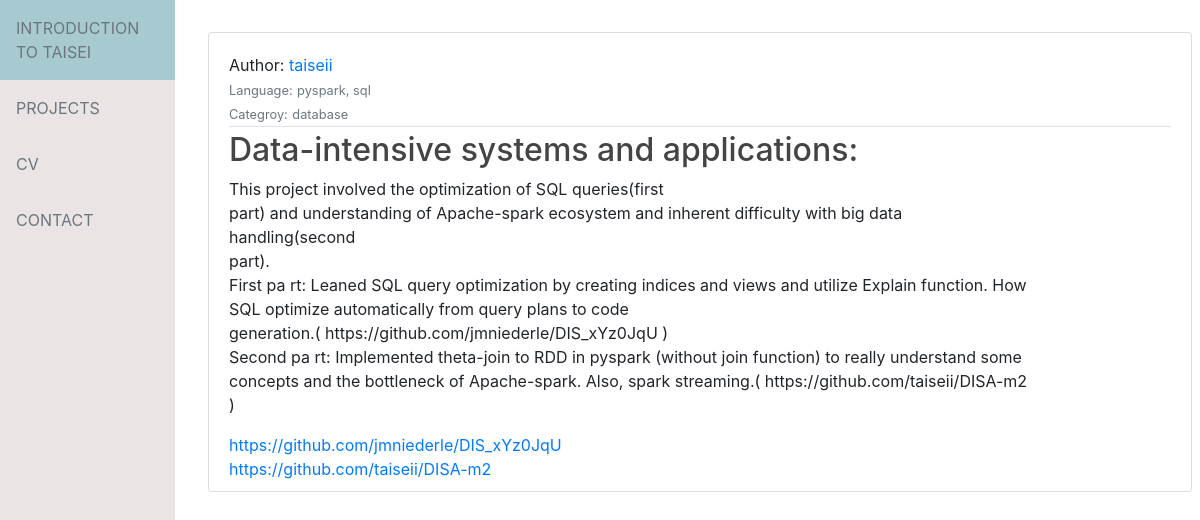
/projects2, run on an earlier commit of the app's database.
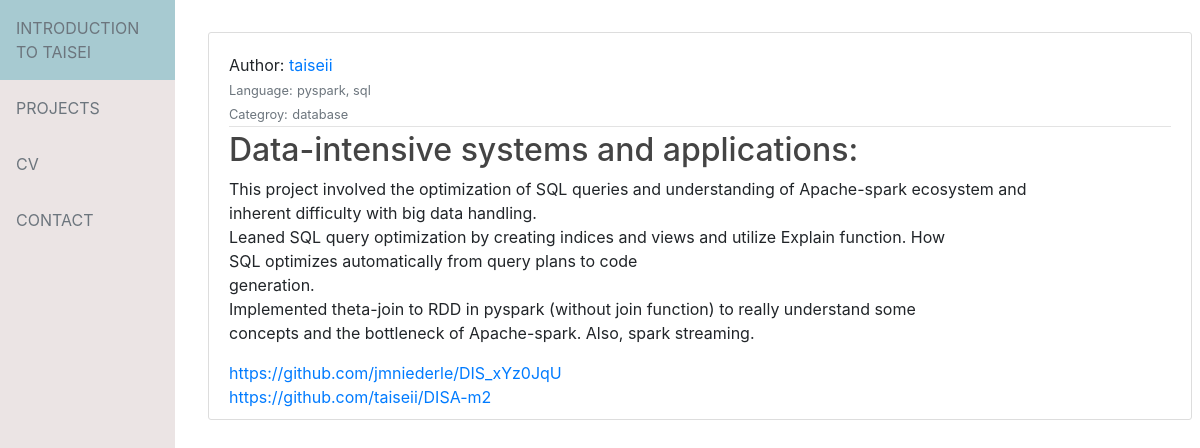
And on a later commit of the database.
### flaskApp/models.py (models this page shows, shortened)
class Post(db.Model):
    id = db.Column(db.Integer, primary_key=True)
    title = db.Column(db.String(100), nullable=False)
    description = db.Column(db.Text, nullable=False)
    language = db.Column(db.Text, nullable=False)
    category = db.Column(db.Text, nullable=False)
    link = db.Column(db.String, nullable=False)
    user_id = db.Column(db.Integer, db.ForeignKey('user.id'), nullable=False)

### flaskApp/routes.py (the view)
@app.route('/projects<int:project_id>')
def a_project(project_id):
    project = Post.query.get_or_404(project_id)
    return render_template('a_project.html', title=project.title, post=project)

### flaskApp/templates/a_project.html (shortened to what this page needs)
{% extends "layout.html" %}
{% block content %}
<article class="media content-section"style="padding-top:20px" >
    <div class="media-body">
        <div class="article-metadata">
            Author: <a class="mr-2" href="#">{{ post.author.username }}</a>
         <br><b> <small class="text-muted">Language:</small></b>  <small class="text-muted">{{ post.language }}</small><br>
         <b> <small class="text-muted">Categroy:</small></b>  <small class="text-muted">{{ post.category }}</small>
        </div>
        <h2 class="article-title">{{ post.title }}</h2>
        <p class="article-content">{{ post.description }}</p>
        {% set links = post.link.split(', ') %}
        {% for link in links %}
          <a class="mr-2" href="{{ link }}">{{ link }}</a><br>
        {% endfor %}
    </div>
</article>
{% endblock content %}

What changed in the data, as far as the page shows it:
changed Post "Data-intensive systems and applications:": description "…the optimization of SQL queries(first part) and understanding of Apache-spark ecosystem and inherent difficulty with big data handling(second part). First pa rt: Leaned SQL query optimization by creating indices and views and utilize Explain function. How SQL optimize automatically from query plans to code generation.( https://github.com/jmniederle/DIS_xYz0JqU ) Second pa rt: Implemented theta-join to RDD in pyspark (without join function) to really understand some concepts and the bottleneck of Apache-spark. Also, spark streaming.( https://github.com/taiseii/DISA-m2 )" → "…the optimization of SQL queries and understanding of Apache-spark ecosystem and inherent difficulty with big data handling. Leaned SQL query optimization by creating indices and views and utilize Explain function. How SQL optimizes automatically from query plans to code generation. Implemented theta-join to RDD in pyspark (without join function) to really understand some concepts and the bottleneck of Apache-spark. Also, spark streaming."
